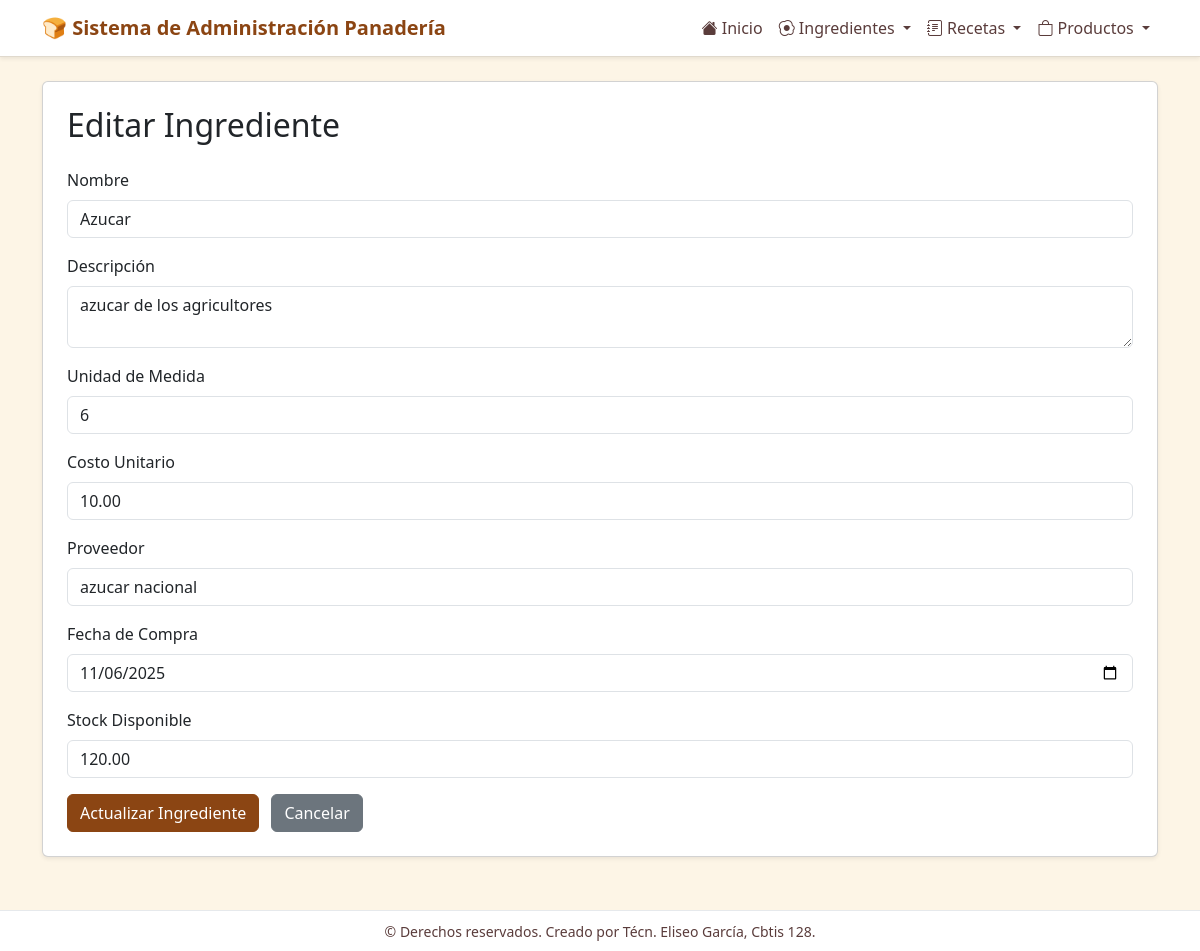
The app's page /ingredientes/editar/4/ with its own data.
### app_Panaderia/models.py (models this page shows, shortened)
class Ingrediente(models.Model):
    nombre = models.CharField(max_length=100)
    descripcion = models.TextField(blank=True, null=True)
    unidad_medida = models.CharField(max_length=50)
    costo_unitario = models.DecimalField(max_digits=10, decimal_places=2)
    proveedor = models.CharField(max_length=100, blank=True, null=True)
    fecha_compra = models.DateField()
    stock_disponible = models.DecimalField(max_digits=10, decimal_places=2)
    class Meta:
        verbose_name = "Ingrediente"
        verbose_name_plural = "Ingredientes"

### app_Panaderia/views.py (the view)
# urls.py: path('ingredientes/editar/<int:ingrediente_id>/', views.actualizar_ingrediente, name='actualizar_ingrediente'),
def actualizar_ingrediente(request, ingrediente_id):
    ingrediente = get_object_or_404(Ingrediente, id=ingrediente_id)
    return render(request, 'ingredientes/actualizar_ingrediente.html', {'ingrediente': ingrediente})

### app_Panaderia/templates/ingredientes/actualizar_ingrediente.html (shortened to what this page needs)
{% extends 'base.html' %}
{% block content %}
<div class="card shadow-sm p-4">
  <h2 class="card-title mb-4">Editar Ingrediente</h2>
  <form method="post" action="{% url 'realizar_actualizacion_ingrediente' ingrediente.id %}">
    <div class="mb-3">
      <label for="nombre" class="form-label">Nombre</label>
      <input type="text" name="nombre" id="nombre" value="{{ ingrediente.nombre }}" class="form-control" required>
    </div>
    <div class="mb-3">
      <label for="descripcion" class="form-label">Descripción</label>
      <textarea name="descripcion" id="descripcion" class="form-control">{{ ingrediente.descripcion|default:"" }}</textarea>
    </div>
    <div class="mb-3">
      <label for="unidad_medida" class="form-label">Unidad de Medida</label>
      <input type="text" name="unidad_medida" id="unidad_medida" value="{{ ingrediente.unidad_medida }}" class="form-control" required>
    </div>
    <div class="mb-3">
      <label for="costo_unitario" class="form-label">Costo Unitario</label>
      <input type="number" name="costo_unitario" id="costo_unitario" value="{{ ingrediente.costo_unitario }}" class="form-control" step="0.01" required>
    </div>
    <div class="mb-3">
      <label for="proveedor" class="form-label">Proveedor</label>
      <input type="text" name="proveedor" id="proveedor" value="{{ ingrediente.proveedor|default:"" }}" class="form-control">
    </div>
    <div class="mb-3">
      <label for="fecha_compra" class="form-label">Fecha de Compra</label>
      <input type="date" name="fecha_compra" id="fecha_compra" value="{{ ingrediente.fecha_compra|date:'Y-m-d' }}" class="form-control" required>
    </div>
    <div class="mb-3">
      <label for="stock_disponible" class="form-label">Stock Disponible</label>
      <input type="number" name="stock_disponible" id="stock_disponible" value="{{ ingrediente.stock_disponible }}" class="form-control" step="0.01" required>
    </div>
    <button type="submit" class="btn btn-primary me-2">Actualizar Ingrediente</button>
    <a href="{% url 'ver_ingredientes' %}" class="btn btn-secondary">Cancelar</a>
  </form>
</div>
{% endblock %}

### app_Panaderia/templates/base.html (style rules this page uses)
body { background: #fdf5e6; color: #4a2c2a; }
.btn-primary { background-color: #8b4513; border-color: #8b4513; }
.btn-secondary { background-color: #6c757d; border-color: #6c757d; }

### records on screen
Ingrediente: nombre "Azucar", descripcion "azucar de los agricultores", unidad_medida "6", costo_unitario "10.00", proveedor "azucar nacional", fecha_compra "11/06/2025", stock_disponible "120.00"
